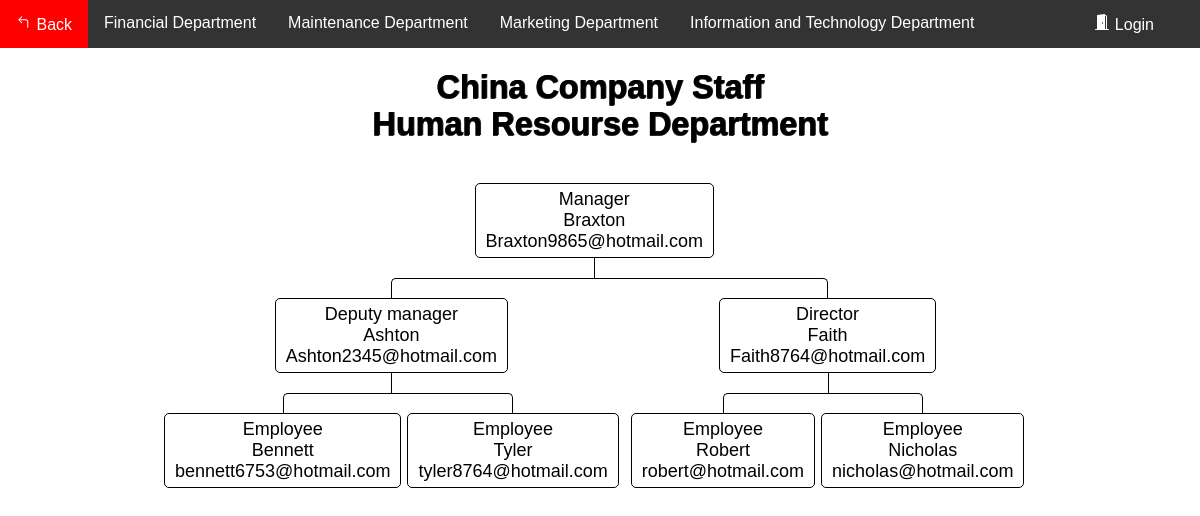
The page /Flowchart/flowchart_C_HR.php on the database its author committed.
### tables this page shows
CREATE TABLE `department_c` (
  `ID` int(11) NOT NULL,
  `Name` varchar(100) DEFAULT NULL,
  `email` varchar(100) DEFAULT NULL,
  `department` varchar(100) DEFAULT NULL,
  `Number` varchar(100) DEFAULT NULL,
  `position` varchar(100) DEFAULT NULL
);

### Flowchart/data_C.php (called while the page is built, shortened)
<?php
    require_once "config.php";
    $sql = "SELECT * from department_c where ID ='1008'";
    $result = $link->query($sql);
        if ($result->num_rows > 0) {
            while ($row = $result->fetch_assoc()) {
                $Name1008 = $row['Name'];
                $email1008 = $row['email'];
            }
        }
    $sql = "SELECT * from department_c where ID ='1009'";
    $result = $link->query($sql);
        if ($result->num_rows > 0) {
            while ($row = $result->fetch_assoc()) {
                $Name1009 = $row['Name'];
                $email1009 = $row['email'];
            }
        }
        $sql = "SELECT * from department_c where ID ='1010'";
    $result = $link->query($sql);
        if ($result->num_rows > 0) {
            while ($row = $result->fetch_assoc()) {
                $Name1010 = $row['Name'];
                $email1010 = $row['email'];
            }
        }
    $sql = "SELECT * from department_c where ID ='1011'";
    $result = $link->query($sql);
        if ($result->num_rows > 0) {
            while ($row = $result->fetch_assoc()) {
                $Name1011 = $row['Name'];
                $email1011 = $row['email'];
            }
        }
    $sql = "SELECT * from department_c where ID ='1012'";
    $result = $link->query($sql);
        if ($result->num_rows > 0) {
            while ($row = $result->fetch_assoc()) {
                $Name1012 = $row['Name'];
                $email1012 = $row['email'];
            }
        }
    $sql = "SELECT * from department_c where ID ='1013'";
    $result = $link->query($sql);
        if ($result->num_rows > 0) {
            while ($row = $result->fetch_assoc()) {
                $Name1013 = $row['Name'];
                $email1013 = $row['email'];
            }
        }
    $sql = "SELECT * from department_c where ID ='1014'";
    $result = $link->query($sql);
        if ($result->num_rows > 0) {
            while ($row = $result->fetch_assoc()) {
                $Name1014 = $row['Name'];
                $email1014 = $row['email'];
            }
        }
?>

### Flowchart/flowchart_C_HR.php (the view, shortened to what this page needs)
<?php
require_once "data_C.php";
?>
<!DOCTYPE html>
<html lang="en">
<head>
	<link rel="stylesheet" href="style.css">
</head>
<body>
<div class="navbar">
            <a href="../HomePages/Home.php">
			 Back</a>
			<a href="flowchart_C_F.php">Financial Department</a>
			<a href="flowchart_C_M.php">Maintenance Department</a>
			<a href="flowchart_C_Ma.php">Marketing Department</a>
			<a href="flowchart_C_IT.php">Information and Technology Department</a>
			 <?php
                if(isset($_SESSION["loggedin"]) && $_SESSION["loggedin"] === true){
			?>
				<a href="../AccountSystem1/welcome.php" class="a1">
				<svg width="1em" height="1em" viewBox="0 0 16 16" class="bi bi-house-door-fill" fill="currentColor" xmlns="http://www.w3.org/2000/svg">
					<path d="M6.5 10.995V14.5a.5.5 0 0 1-.5.5H2a.5.5 0 0 1-.5-.5v-7a.5.5 0 0 1 .146-.354l6-6a.5.5 0 0 1 .708 0l6 6a.5.5 0 0 1 .146.354v7a.5.5 0 0 1-.5.5h-4a.5.5 0 0 1-.5-.5V11c0-.25-.25-.5-.5-.5H7c-.25 0-.5.25-.5.495z"/>
					<path fill-rule="evenodd" d="M13 2.5V6l-2-2V2.5a.5.5 0 0 1 .5-.5h1a.5.5 0 0 1 .5.5z"/>
				</svg>
				Home</a>
			<?php
                }else{
			?>
				<a href="../AccountSystem1/login.php" class="a1">
				Login</a>
			<?php
                }
            ?>
        </div>
<div>
<div>
	<br>
	<h1>China Company Staff<br>Human Resourse Department</h1>
	<nav class="nav">
							<ul>
								<li>
									<a href="#">Manager<br><?php echo $Name1008; ?><br><?php echo $email1008; ?></a>
										<ul>
											<li>
												<a href="#">Deputy manager<br><?php echo $Name1009; ?><br><?php echo $email1009; ?></a>
													<ul>
														<li>
															<a href="#">Employee<br><?php echo $Name1011; ?><br><?php echo $email1011; ?></a>
																<li>
																	<a href="#">Employee<br><?php echo $Name1012; ?><br><?php echo $email1012; ?></a>
																</li>
														</li>
													</ul>
														<li>
															<a href="#">Director<br><?php echo $Name1010; ?><br><?php echo $email1010; ?></a>
															<ul>
																<li>
																	<a href="#">Employee<br><?php echo $Name1013; ?><br><?php echo $email1013; ?></a>
																	<li>
																		<a href="#">Employee<br><?php echo $Name1014; ?><br><?php echo $email1014; ?></a>
																	</li>
																</li>
															</ul>
														</li>
													</li>
												</ul>
											</li>
										</ul>
	</nav>
</div>
</body>
</html>

### Flowchart/style.css (style rules this page uses)
*, *:before, *:after { -webkit-box-sizing: border-box; -moz-box-sizing: border-box; box-sizing: border-box; }
* { position: relative; margin: 0; padding: 0; border: 0 none; transition: all ease .4s; }
html, body { width: 100%; height: 100%; font-family: 'Fjalla One', sans-serif; font-size: 18px; }
.nav ul { position: relative; padding-top: 20px; }
.nav li { position: relative; padding: 20px 3px 0 3px; float: left; text-align: center; list-style-type: none; }
.nav li::before, .nav li::after { content: ''; position: absolute; top: 0; right: 50%; width: 50%; height: 20px; border-top: 1px solid #000000; }
.nav li::after { left: 50%; right: auto; border-left: 1px solid #000000; }
.nav li:only-child::after, .nav li:only-child::before { content: ''; display: none; }
.nav li:only-child { padding-top: 0; }
.nav li:first-child::before, .nav li:last-child::after { border: 0 none; }
.nav li:last-child::before { border-right: 1px solid #000000; border-radius: 0 5px 0 0; }
.nav li:first-child::after { border-radius: 5px 0 0 0; }
.nav ul ul::before { content: ''; position: absolute; top: 0; left: 50%; border-left: 1px solid #000000; width: 0; height: 20px; }
.nav li a { display: inline-block; padding: 5px 10px; border-radius: 5px; border: 1px solid #000000; text-decoration: none; color: #000000; font-family: arial, verdana, tahoma; font-size: 18px; }
.navbar { overflow: hidden; background-color: #333; font-family: Arial, Helvetica, sans-serif; }
.navbar a { float: left; font-size: 16px; color: white; text-align: center; padding: 14px 16px; text-decoration: none; }
.a1 { position: absolute; right: 30px; }

### Flowchart/flowchart_C_HR.php (style rules this page uses)
h1 { color: #000000; text-align: center; font-size: 1.8rem; text-shadow: rgba(0,0,0,0.6) 1px 0, rgba(0,0,0,0.6) 1px 0, rgba(0,0,0,0.6) 0 1px, rgba(0,0,0,0.6) 0 1px; }
.nav { margin: 20px auto; width: 890px; min-height: auto; text-align: center; }

### rows shown on the page
department_c: Name "Braxton", email "Braxton9865@hotmail.com"
department_c: Name "Ashton", email "Ashton2345@hotmail.com"
department_c: Name "Bennett", email "bennett6753@hotmail.com"
department_c: Name "Tyler", email "tyler8764@hotmail.com"
department_c: Name "Faith", email "Faith8764@hotmail.com"
department_c: Name "Robert", email "robert@hotmail.com"
department_c: Name "Nicholas", email "nicholas@hotmail.com"
